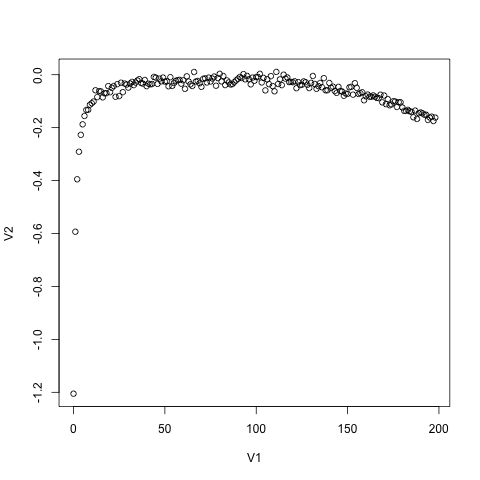

Reproduce this figure in R.

a <-read.csv("trial-20171229141250.csv", header = FALSE)
plot(a)
png("trial-20171229141250.csv.png")
plot(a)

